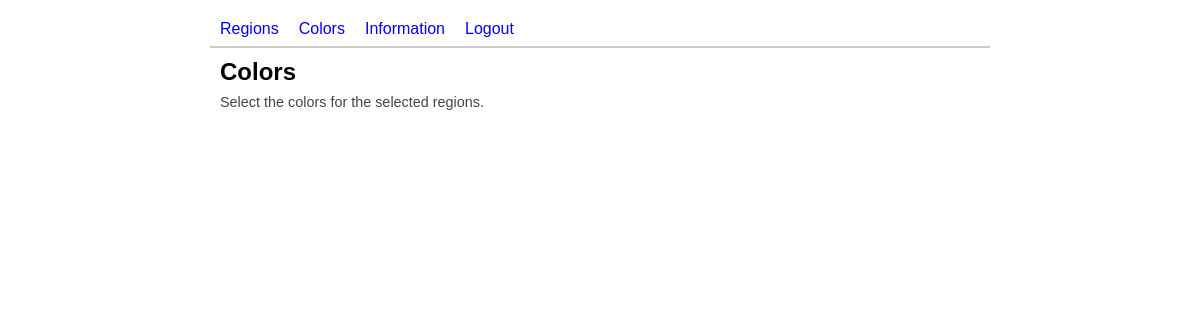
The app's page /admin/colors.php, older data.
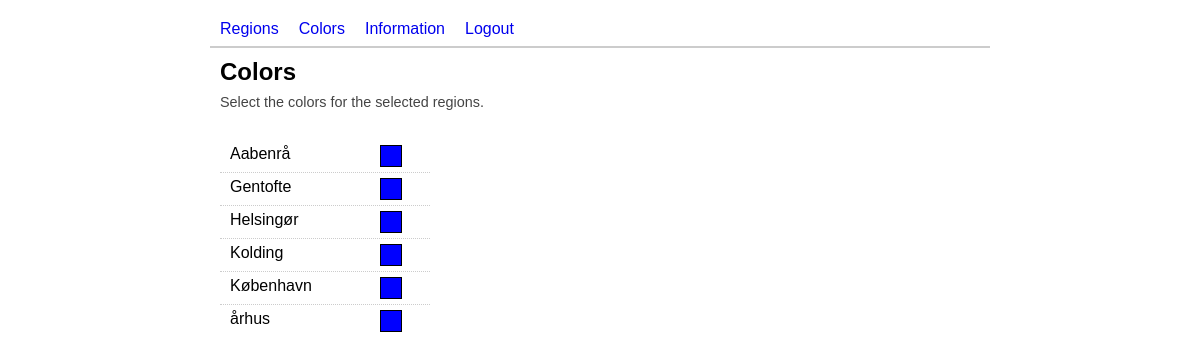
The same page, newer data.
### tables this page shows
CREATE TABLE `regions` (
  `id` int(11) NOT NULL AUTO_INCREMENT,
  `name` text NOT NULL,
  `file` text NOT NULL,
  `selected` tinyint(4) NOT NULL DEFAULT '0',
  `interested` tinyint(4) NOT NULL,
  `not_interested` tinyint(4) NOT NULL,
  `color` varchar(7) NOT NULL DEFAULT '#0000FF',
  `population` int(11) NOT NULL DEFAULT '0',
  PRIMARY KEY (`id`)
);

### utils/conf.php.inc (called while the page is built, shortened)
<?php
class Conf {
  private $database = 'tingmap_etek_dk';
  private $server   = 'localhost';
  private $user     = 'tingmap_etek_dk';
  private $passwd   = '0Gbm5H6s8v5Q84';
  public function getDB() {
    return $this->database;
  }
  public function getServer() {
    return $this->server;
  }
  public function getUser() {
    return $this->user;
  }
  public function getPassword() {
    return $this->passwd;
  }
  private $webroot = null;
  public function getWebroot() {
    if ($this->webroot == null) {
      $path = substr(dirname(__FILE__), 0, strlen(dirname(__FILE__)) - 5);
      $this->webroot = substr($path, strlen($_SERVER['DOCUMENT_ROOT']));
      if ($this->webroot == '/') {
        $this->webroot = '';
      }
    }
    return $this->webroot;
  }
}
$conf = new Conf();
?>

### database/pdo_mysql.php.inc (called while the page is built, shortened)
<?php
include_once dirname(__FILE__).'/../utils/conf.php.inc';
class PDOMysql {
  protected $db = null;
  protected $server = null;
  protected $user = null;
  protected $passwd = null;
  protected $dbh;
  private static $instance;
  private function __construct() {
    global $conf;
    $this->db = $conf->getDB();
    $this->server = $conf->getServer();
    $this->user = $conf->getUser();
    $this->passwd = $conf->getPassword();
    $this->connect();
  }
  protected function connect() {
    if (!$this->dbh) {
      try {
        $this->dbh = new PDO('mysql:host=' . $this->server . ';dbname=' . $this->db, $this->user, $this->passwd);
        $this->dbh->query('SET NAMES utf8');
        $this->dbh->setAttribute(PDO::ATTR_ERRMODE, PDO::ERRMODE_EXCEPTION);
      }
      catch (PDOException $e) {
        throw new Exception('Error connecting to database: '. $e->getMessage() .'.');
      }
    }
  }
  public function execute($statement, $data = null) {
    $query = $this->dbh->prepare($statement);
    if ($data != null) {
      $query->execute($data);
    }
    else {
      $query->execute();
    }
    return $query;
  }
  public static function getInstance() {
    if (self::$instance === null) {
      self::$instance = new PDOMysql();
    }
    return self::$instance;
  }
}
?>

### database/regions.php.inc (called while the page is built, shortened)
<?php
include_once dirname(__FILE__).'/../utils/conf.php.inc';
class Regions {
  private $connection = null;
  public function __construct() {
    $this->connection = PDOMysql::getInstance();
  }
  public function __destruct() {
    $this->connection = null;
  }
  public function getAllSelectRegions() {
    $statement = 'SELECT id,name,file,color FROM regions WHERE selected = 1';
    $query = $this->connection->execute($statement);
    $regions = array();
    while ($row = $query->fetch(PDO::FETCH_ASSOC)) {
      $regions[$row['id']] = array('name' => ucfirst($row['name']),
                                   'file' => $row['file'],
                                   'color' => $row['color']);
    }
    return $regions;
  }
}
?>

### admin/colors.php (the view, shortened to what this page needs)
<?php
include_once dirname(__FILE__).'/../utils/layout.php.inc';
include_once dirname(__FILE__).'/../utils/conf.php.inc';
include_once dirname(__FILE__).'/../database/regions.php.inc';
function colors_page($conf) {
  $regions = new Regions();
  $selected_regions = $regions->getAllSelectRegions();
  $content = '<h2>Colors</h2>
             <p>Select the colors for the selected regions.</p>';
  $content .= '<div class="left">';
  $content .= '<dl id="color-selections">';
  foreach ($selected_regions as $key => $region) {
    $content .= '<dt class="color-name">'.$region['name'].'</dt>
                    <dd id="preview-color-'.$key.'">
                      <div class="preview-color"></div>
                      <input class="region-color" type="hidden" value="'.$region['color'].'"></input>
                      <input class="region-name" type="hidden" value="'.$region['name'].'"></input>
                      <input class="region-id" type="hidden" value="'.$key.'"></input>
                    </dd>';
  }
  $content .= '</dl>';
  $content .= '</div>';
  $content .= '<div id="color-box-selection" class="right box roundCorners">';
  $content .= '  <h2>Color selector</h2>';
  $content .= '  <p>Select a color an click "Save" or click on another rigion to auto save.</p>';
  $content .= '  <div class="center  clearfix">';
  $content .= '    <p id="region-name"></p>';
  $content .= '    <div id="color-picker"></div>';
  $content .= '    <input name="color-hex" id="color-hex" type="text" value="#" size="6"></input>';
  $content .= '    <input name="region-color" id="region-color" type="hidden" value="#"></input>';
  $content .= '    <input name="region-id" id="region-id" type="hidden" value="#"></input>';
  $content .= '    <div class="button-wrapper">';
  $content .= '      <input type="button" id="color-save" value="Save"></input>';
  $content .= '    </div>';
  $content .= '  </div>';
  $content .= '</div>';
  $layout = new Layout(LAYOUT_BACK);
  $layout->add_CSS_file('css/farbtastic.css');
  $layout->add_CSS_file('css/jquery.jgrowl.css');
  $layout->add_JS_file('js/colors.js');
  $layout->add_JS_file('js/farbtastic.js');
  $layout->add_JS_file('js/jquery.jgrowl_minimized.js');
  $layout->add_content($content);
  echo $layout;
}
try {$action = strtolower(Utils::getParam('action'));} catch (Exception $e) {};
switch ($action) {
  default:
    echo colors_page($conf);
    break;
}
?>

### utils/layout.php.inc (shortened to what this page needs)
<?php
include_once 'conf.php.inc';
class Layout {
  private $css = array('css/style.css');
  private $js = array('js/curvycorners.js', 'js/jquery-1.3.2.min.js', 'js/utils.js');
  private $content = '';
  private $menu = null;
  private $type = null;
  private $conf = null;
  public function __construct($type) {
    global $conf;
    $this->conf = $conf;
    $this->type = $type;
    $this->menu = array('Regions' => $this->conf->getWebroot().'/admin/regions.php',
                        'Colors' => $this->conf->getWebroot().'/admin/colors.php',
                        'Information' => $this->conf->getWebroot().'/admin/information.php',
                        'Logout' => $this->conf->getWebroot().'/admin/logout.php');
  }
  public function __toString() {
    return $this->build();
  }
  public function add_JS_file($file) {
    $this->js[] = $file;
  }
  public function add_CSS_file($file) {
    $this->css[] = $file;
  }
  public function add_content($content) {
    $this->content = $content;
  }
  private function wrap_array_in_element($format, $array) {
    $str = '';
    foreach ($array as $value) {
      $str .= sprintf($format, $value);
    }
    return $str;
  }
  private function renderMenu() {
    $output = '<div id="menu">';
    if ($this->menu != null) {
      $output .= '<ul>';
      foreach ($this->menu as $text => $link) {
        $output .= '<li><a href="'.$link.'">'.$text.'</a></li>';
      }
      $output .= '</ul>';
    }
    $output .= "</div>";
    return $output;
  }
  private function build() {
    switch ($this->type) {
      case LAYOUT_BACK:
        $page = '<!DOCTYPE html PUBLIC "-//W3C//DTD XHTML 1.0 Strict//EN" "http://www.w3.org/TR/xhtml1/DTD/xhtml1-strict.dtd">
                 <html xmlns="http://www.w3.org/1999/xhtml">
                 <head>
                   <meta http-equiv="content-type" content="text/html; charset=utf-8"/>
                   '. $this->wrap_array_in_element('<link href="'. $this->conf->getWebroot() .'/%s" rel="stylesheet" type="text/css"></link>', $this->css) .'
                   '. $this->wrap_array_in_element('<script type="text/javascript" src="'. $this->conf->getWebroot() .'/%s"></script>', $this->js) .'
                   <title>
                     TING udbredelseskort
                   </title>
                 </head>
                 <body>
                   <div id="page">
                      '.$this->renderMenu().'
                    <div id="content">
                      '.$this->content.'
                    </div>
                   </div>
                 </body>
                 </html>';
         break;
    }
    return $page;
  }
}
?>

### css/style.css (style rules this page uses)
body { margin:20px 0px; padding:0px; text-align:center; font-family: arial, sans-serif; font-size: 16px; }
h2 { margin: 0px; margin-bottom: 8px; }
p { margin-top: 2px; color: #444; }
.left { float: left; }
#page { width: 800px; margin: 0px auto; text-align: left; }
#content { margin: 10px; padding-left: 10px; padding-right: 10px; }
#content p { font-size: 90%; }
#menu { margin: 10px; }
#menu ul { list-style: none; margin: 0px; padding: 0px; padding-bottom: 8px; border-bottom: 2px solid #CCC; }
#menu li { position: relative; display: inline; }
#menu li a { padding-left: 10px; padding-right: 10px; text-decoration: none; }
#color-selections { width: 210px; }
#color-selections dt { float: left; padding: 5px 0; width: 100px; clear: left; margin-left: 10px; }
#color-selections dd { border-bottom: 1px dotted #ccc; padding: 5px 0; margin: 0; }
#color-selections .preview-color { width: 20px; height: 20px; margin-left: 160px; border: 1px solid black; cursor: pointer; }
#color-selections dd:last-child { border-bottom: none; }

Row changes from the older to the newer data that the page shows:
added regions: name "Aabenrå"
added regions: name "Gentofte"
added regions: name "Helsingør"
added regions: name "Kolding"
added regions: name "København"
added regions: name "århus"
